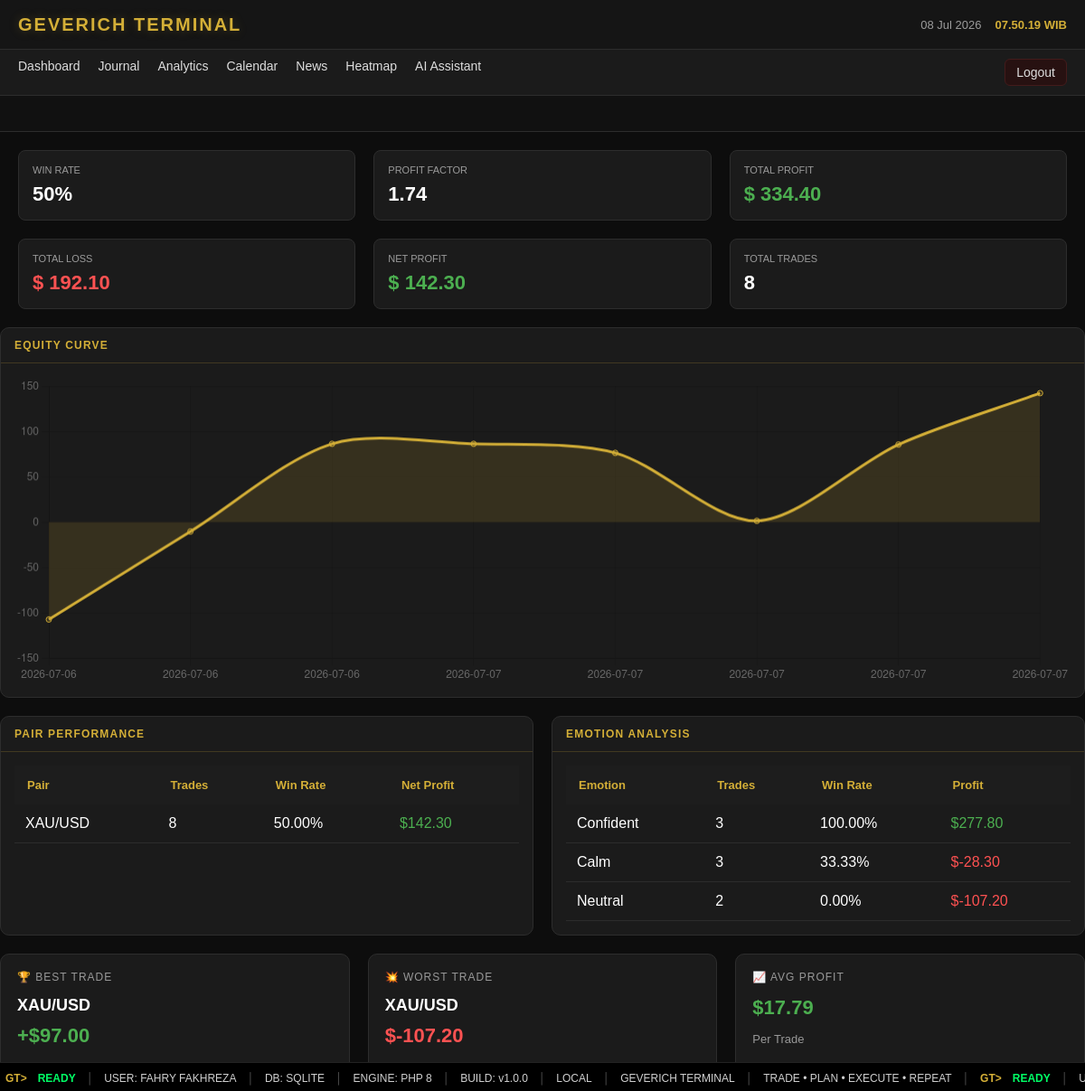
Screenshot of /index.php?page=analytics (signed in) with the database file from the repository.
### tables this page shows
CREATE TABLE trades (

id INTEGER PRIMARY KEY AUTOINCREMENT,

tanggal TEXT NOT NULL,

pair TEXT NOT NULL,

direction TEXT NOT NULL,

entry_price REAL NOT NULL,

sl REAL,

tp REAL,

exit_price REAL,

lot REAL,

profit_usd REAL DEFAULT 0,

hasil TEXT,

emotion TEXT,

note TEXT,

created_at DATETIME DEFAULT CURRENT_TIMESTAMP

, user_id INTEGER DEFAULT 1, rr REAL DEFAULT 0, strategy TEXT);

### pages/analytics.php (the view, shortened to what this page needs)
<?php
                    $db = getDB();
                    $userId = $_SESSION['user_id'];
$sql = "
SELECT
COUNT(*) totalTrades,
SUM(CASE WHEN hasil='WIN' THEN 1 ELSE 0 END) wins,
SUM(CASE WHEN hasil='LOSS' THEN 1 ELSE 0 END) losses,
SUM(CASE WHEN profit_usd>0 THEN profit_usd ELSE 0 END) totalProfit,
SUM(CASE WHEN profit_usd<0 THEN ABS(profit_usd) ELSE 0 END) totalLoss,
SUM(profit_usd) netProfit
FROM trades
WHERE user_id = ?
";
                    $stmt = $db->prepare($sql);
                    $stmt->execute([
                        $userId
                    ]);
                    $stats = $stmt->fetch(PDO::FETCH_ASSOC);
$totalTrades = (int)$stats['totalTrades'];
$wins = (int)$stats['wins'];
$winRate = $totalTrades
? round($wins/$totalTrades*100,2)
:0;
$totalProfit = $stats['totalProfit'] ?? 0;
$totalLoss = $stats['totalLoss'] ?? 0;
$netProfit = $stats['netProfit'] ?? 0;
$profitFactor = $totalLoss>0
? round($totalProfit/$totalLoss,2)
:0;
                    $stmt = $db->prepare("
SELECT
tanggal,
profit_usd
FROM trades
WHERE user_id = ?
ORDER BY tanggal ASC, id ASC
");
                    $stmt->execute([
                        $userId
                    ]);
$rows = $stmt->fetchAll(PDO::FETCH_ASSOC);
$labels = [];
$equity = [];
$total = 0;
foreach($rows as $row){
    $total += (float)$row['profit_usd'];
    $labels[] = $row['tanggal'];
    $equity[] = $total;
}
                    $stmt = $db->prepare("
SELECT
pair,
COUNT(*) total_trade,
SUM(CASE WHEN hasil='WIN' THEN 1 ELSE 0 END) win_trade,
SUM(profit_usd) net_profit
FROM trades
WHERE user_id = ?
GROUP BY pair
ORDER BY net_profit DESC
");
                    $stmt->execute([
                        $userId
                    ]);
                    $pairStats = $stmt->fetchAll(PDO::FETCH_ASSOC);
                    $stmt = $db->prepare("
SELECT
emotion,
COUNT(*) total_trade,
SUM(CASE WHEN hasil='WIN' THEN 1 ELSE 0 END) win_trade,
SUM(profit_usd) net_profit
FROM trades
WHERE user_id = ?
AND emotion IS NOT NULL
AND emotion <> ''
GROUP BY emotion
ORDER BY net_profit DESC
");
                    $stmt->execute([
                        $userId
                    ]);
                    $emotionStats = $stmt->fetchAll(PDO::FETCH_ASSOC);
                    $stmt = $db->prepare("
SELECT *
FROM trades
WHERE user_id = ?
ORDER BY profit_usd DESC
LIMIT 1
");
                    $stmt->execute([
                        $userId
                    ]);
                    $bestTrade = $stmt->fetch(PDO::FETCH_ASSOC);
                    $stmt = $db->prepare("
SELECT *
FROM trades
WHERE user_id = ?
ORDER BY profit_usd ASC
LIMIT 1
");
                    $stmt->execute([
                        $userId
                    ]);
                    $worstTrade = $stmt->fetch(PDO::FETCH_ASSOC);
                    $stmt = $db->prepare("
SELECT AVG(profit_usd) AS avg_profit
FROM trades
WHERE user_id = ?
");
                    $stmt->execute([
                        $userId
                    ]);
                    $avgProfit = $stmt->fetch(PDO::FETCH_ASSOC);
?>
<div class="analytics-grid">
<div class="stat-card">
<div class="stat-title">
WIN RATE
</div>
<div class="stat-value">
<?= $winRate ?>%
</div>
</div>
<div class="stat-card">
<div class="stat-title">
PROFIT FACTOR
</div>
<div class="stat-value">
<?= $profitFactor ?>
</div>
</div>
<div class="stat-card">
<div class="stat-title">
TOTAL PROFIT
</div>
<div class="stat-value profit">
$
<?= number_format($totalProfit,2) ?>
</div>
</div>
<div class="stat-card">
<div class="stat-title">
TOTAL LOSS
</div>
<div class="stat-value loss">
$
<?= number_format($totalLoss,2) ?>
</div>
</div>
<div class="stat-card">
<div class="stat-title">
NET PROFIT
</div>
<div class="stat-value <?= $netProfit>=0?'profit':'loss' ?>">
$
<?= number_format($netProfit,2) ?>
</div>
</div>
<div class="stat-card">
<div class="stat-title">
TOTAL TRADES
</div>
<div class="stat-value">
<?= $totalTrades ?>
</div>
</div>
</div>
<div class="card">
    <div class="panel-title">
        EQUITY CURVE
    </div>
    <div class="panel-content">
       <canvas id="equityChart"height="87"></canvas>
    </div>
</div>
<div class="analytics-bottom">
  <div class="card">
    <div class="panel-title">
        PAIR PERFORMANCE
    </div>
    <div class="panel-content">
        <table class="trade-table">
            <thead>
                <tr>
                    <th>Pair</th>
                    <th>Trades</th>
                    <th>Win Rate</th>
                    <th>Net Profit</th>
                </tr>
            </thead>
            <tbody>
            <?php foreach($pairStats as $pair): ?>
            <?php
            $winRatePair = $pair['total_trade'] > 0
                ? ($pair['win_trade'] / $pair['total_trade']) * 100
                : 0;
            ?>
            <tr>
                <td><?= htmlspecialchars($pair['pair']) ?></td>
                <td><?= $pair['total_trade'] ?></td>
                <td><?= number_format($winRatePair,2) ?>%</td>
                <td>
                    <span style="color:<?= $pair['net_profit'] >= 0 ? '#4caf50' : '#ff5252' ?>">
                        $<?= number_format($pair['net_profit'],2) ?>
                    </span>
                </td>
            </tr>
            <?php endforeach; ?>
            </tbody>
        </table>
    </div>
</div>
  <div class="card">
    <div class="panel-title">
        EMOTION ANALYSIS
    </div>
    <div class="panel-content">
        <table class="trade-table">
            <thead>
                <tr>
                    <th>Emotion</th>
                    <th>Trades</th>
                    <th>Win Rate</th>
                    <th>Profit</th>
                </tr>
            </thead>
            <tbody>
            <?php foreach($emotionStats as $emotion): ?>
            <?php
            $winRateEmotion = $emotion['total_trade'] > 0
                ? ($emotion['win_trade'] / $emotion['total_trade']) * 100
                : 0;
            ?>
            <tr>
                <td><?= htmlspecialchars($emotion['emotion']) ?></td>
                <td><?= $emotion['total_trade'] ?></td>
                <td><?= number_format($winRateEmotion,2) ?>%</td>
                <td>
                    <span style="color:<?= $emotion['net_profit'] >= 0 ? '#4caf50' : '#ff5252' ?>">
                        $<?= number_format($emotion['net_profit'],2) ?>
                    </span>
                </td>
            </tr>
            <?php endforeach; ?>
            </tbody>
        </table>
    </div>
</div>
</div>
<div class="mini-widgets">
<?php if($bestTrade): ?>
<div class="mini-card">
    <div class="mini-title">
        🏆 BEST TRADE
    </div>
    <div class="mini-pair">
        <?= htmlspecialchars($bestTrade['pair']) ?>
    </div>
    <div class="mini-profit profit">
        +$<?= number_format((float)$bestTrade['profit_usd'],2) ?>
    </div>
    <div class="mini-bottom">
    </div>
</div>
<?php endif; ?>
<?php if($worstTrade): ?>
<div class="mini-card">
    <div class="mini-title">
        💥 WORST TRADE
    </div>
    <div class="mini-pair">
        <?= htmlspecialchars($worstTrade['pair']) ?>
    </div>
    <div class="mini-profit loss">
        $<?= number_format((float)$worstTrade['profit_usd'],2) ?>
    </div>
    <div class="mini-bottom">
    </div>
</div>
<?php endif; ?>
<div class="mini-card">
    <div class="mini-title">
        📈 AVG PROFIT
    </div>
    <div class="mini-profit <?= $avgProfit['avg_profit'] >= 0 ? 'profit' : 'loss' ?>">
        $<?= number_format((float)$avgProfit['avg_profit'],2) ?>
    </div>
    <div class="mini-bottom">
        Per Trade
    </div>
</div>
</div>
<script>
const ctx = document.getElementById("equityChart");
new Chart(ctx,{
    type:"line",
    data:{
        labels:<?= json_encode($labels) ?>,
        datasets:[{
            label:"Equity",
            data:<?= json_encode($equity) ?>,
            borderColor:"#d4af37",
            backgroundColor:"rgba(212,175,55,.15)",
            fill:true,
            tension:.3
        }]
    },
    options:{
        responsive:true,
        plugins:{
            legend:{
                display:false
            }
        }
    }
});
</script>

### assets/css/style.css (style rules this page uses)
html, body { height: 100%; -webkit-font-smoothing: antialiased; -moz-osx-font-smoothing: grayscale; }
body { background: radial-gradient(circle at top, #111 0%, #0d0d0d 60%); color: var(--text); }
:root { --gold:#d4af37; --bg:#0d0d0d; --bg-panel:#151515; --bg-card:#1b1b1b; --border:#2d2d2d; --text:#ffffff; --text-muted:#9b9b9b; --gold-glow: rgba(212, 175, 55, 0.25); }
* { margin:0; padding:0; box-sizing:border-box; font-family:Arial, sans-serif; }
body { background:var(--bg); color:var(--text); padding-bottom:32px; }
.stat-card { background:var(--bg-card); border:1px solid var(--border); padding:15px; border-radius:8px; }
.stat-title { font-size:11px; color:var(--text-muted); text-transform:uppercase; }
.stat-value { font-size:22px; font-weight:bold; margin-top:8px; }
.profit { color:#4caf50; }
.loss { color:#ff5252; }
.card { background:var(--bg-card); border:1px solid var(--border); border-radius:10px; overflow:hidden; }
.panel-title { padding:12px 15px; border-bottom:1px solid var(--border); color:var(--gold); font-weight:bold; font-size:12px; border-bottom: 1px solid rgba(212, 175, 55, 0.2); letter-spacing: 1.2px; }
.panel-content { padding:15px; }
.trade-table { width:100%; border-collapse:collapse; }
.trade-table th { background:#1d1d1d; color:var(--gold); padding:14px; font-size:13px; text-align:left; }
.trade-table td { padding:12px; border-bottom:1px solid #2c2c2c; }
.analytics-grid { display:grid; grid-template-columns:repeat(3,1fr); gap:20px; margin:20px; }
.analytics-bottom { display:grid; grid-template-columns:1fr 1fr; gap:20px; margin-top:20px; }
.mini-widgets { display:grid; grid-template-columns:repeat(3,1fr); gap:20px; margin-top:20px; }
.mini-card { background:var(--bg-card); border:1px solid var(--border); border-radius:10px; padding:18px; }
.mini-title { font-size:12px; color:#999; margin-bottom:14px; letter-spacing:1px; }
.mini-pair { font-size:18px; font-weight:bold; }
.mini-profit { margin-top:10px; font-size:22px; font-weight:bold; }
.mini-bottom { margin-top:14px; color:#999; font-size:13px; }

### rows the page displays
trades: pair "XAU/USD", profit_usd "97.00"
trades: pair "XAU/USD", profit_usd "-107.20"

### other values shown
$winRate "50"
$profitFactor "1.74"
$totalProfit "334.40"
$totalLoss "192.10"
$netProfit "142.30"
$totalTrades "8"
$pair['pair'] "XAU/USD"
$pair['total_trade'] "8"
$winRatePair "50.00"
$pair['net_profit'] "142.30"
$emotion['emotion'] "Confident"
$emotion['total_trade'] "3"
$winRateEmotion "100.00"
$emotion['net_profit'] "277.80"
$emotion['emotion'] "Calm"
